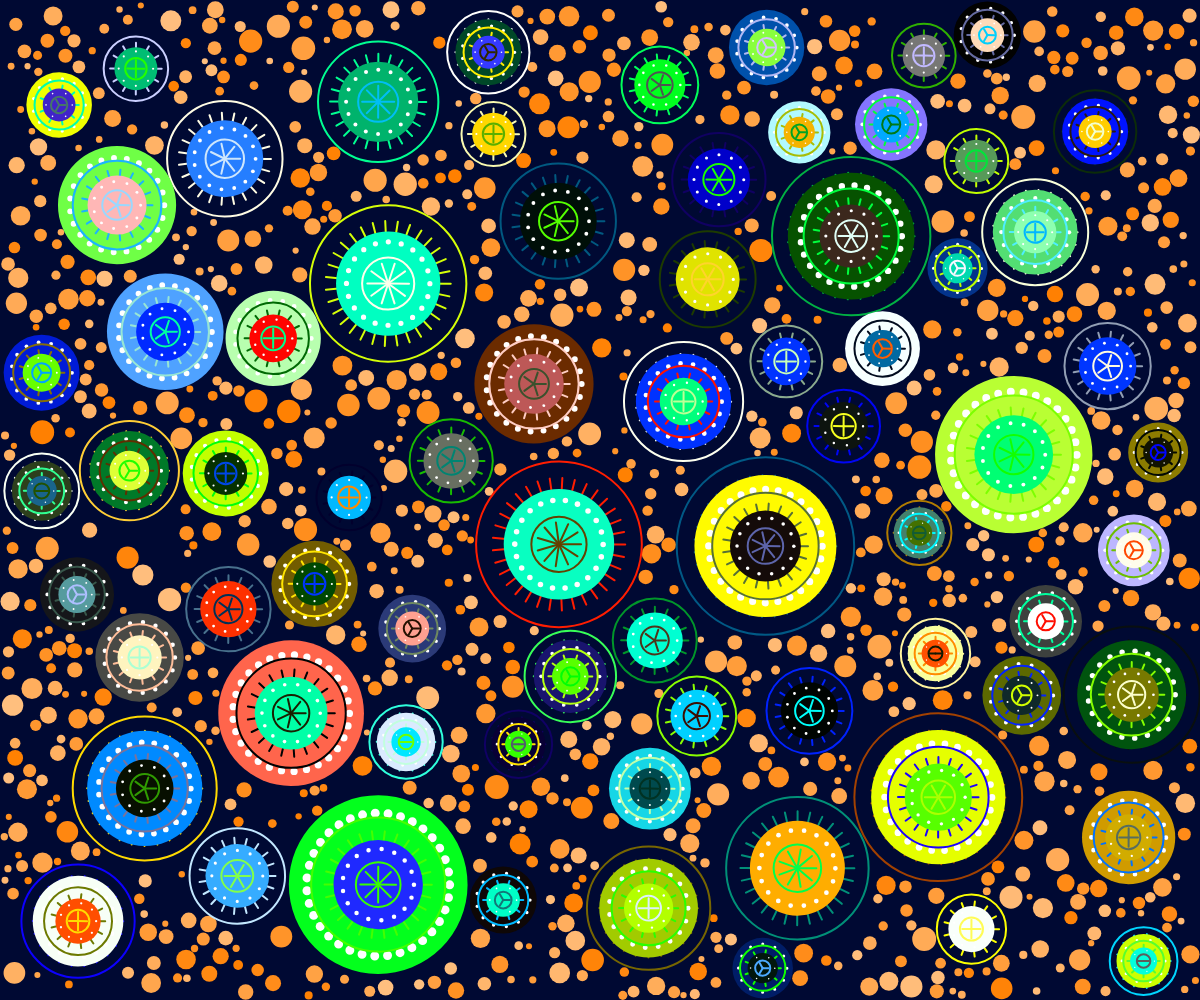
Frame 1 (no input)
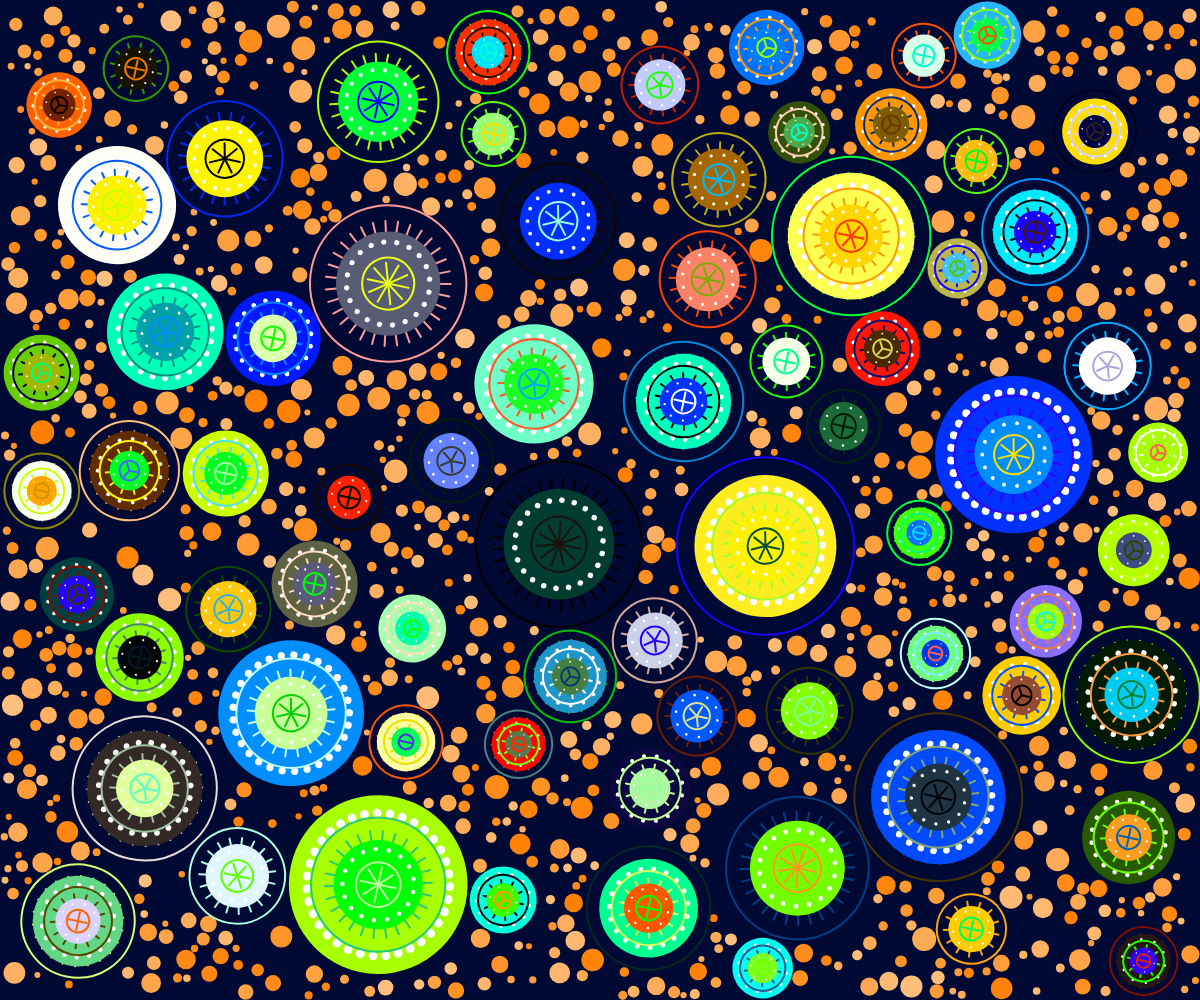
Frame 60 (no input)
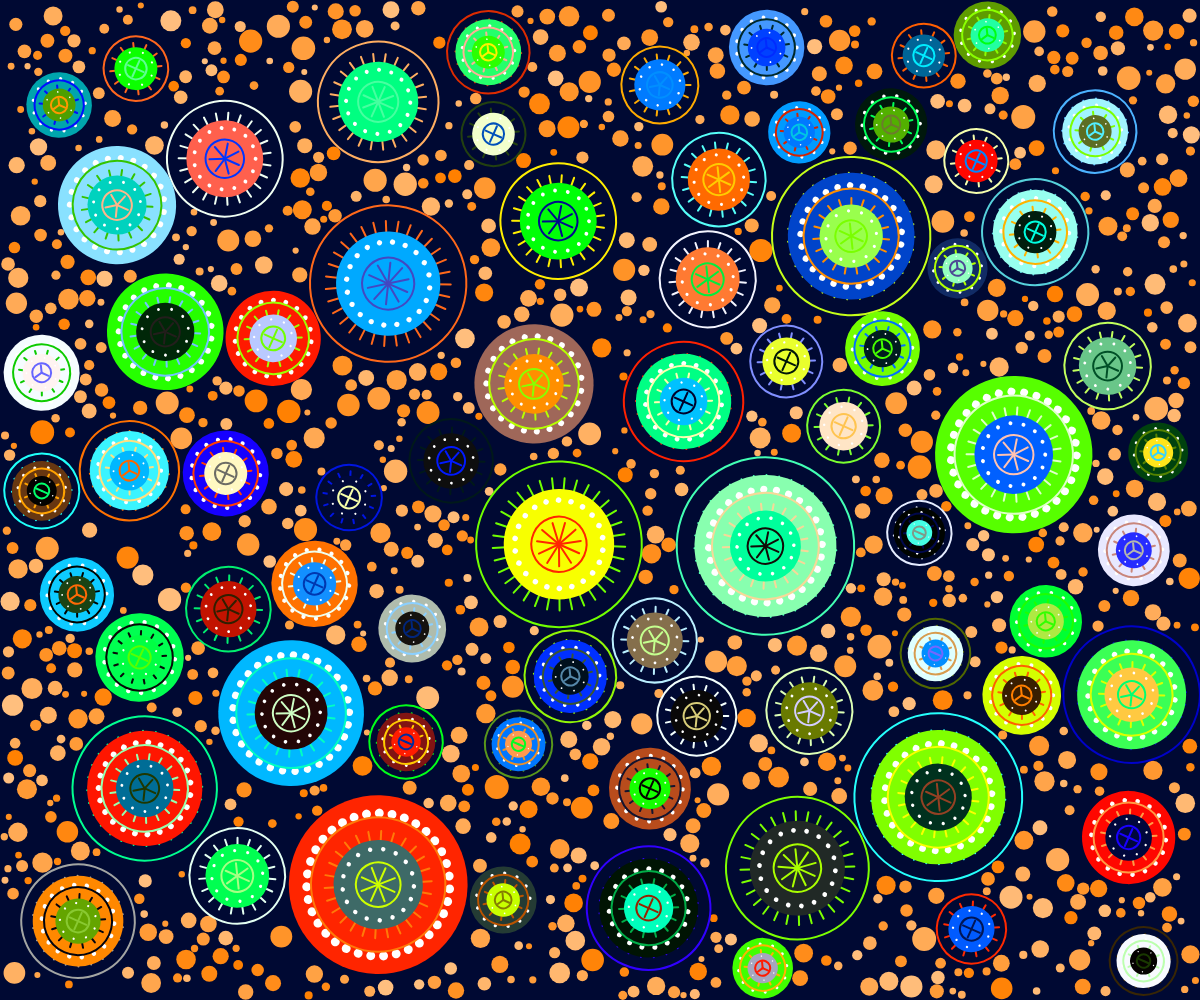
Frame 120 (the mouse pressed at the canvas centre since frame 60)

The p5.js sketch that drew these frames (run headless with seeded random() and noise() and a simulated clock; from frame 60 on, the mouse is pressed at the canvas centre):

// p5.js sketch
// ── sketch.js
// --- Global Variables ---
let circles = [];  // store circle pattern
let beads = [];  //  store the beads
let maxBead = 5000; // set max beads
let maxCircle = 1000; // set max circles

// --- Setup ---
function setup() {
  createCanvas(windowWidth, windowHeight);
  angleMode(DEGREES);
  colorMode(HSB); // Set colour mode to HSB
  initialisePatterns(); // call function for the circles and the beads
}

// --- Initialize big circles and beads from the classes ---

// Learned about while loop from the coding train example
//https://thecodingtrain.com/tracks/code-programming-with-p5-js/code/4-loops/1-while-for

// Learned about circlepacking from happy coding
//https://happycoding.io/tutorials/p5js/creating-classes/circle-packing

//chatgpt was used to help troubleshoot the circle packing formula, since it initially would not run properly

// big circles
function initialisePatterns() {
  let attempts = 0; // starting point for generation
  
  // Use a while loop to keep creating circles until the maximum is reached
  while (attempts < maxCircle) { 
    let size = random(width * 0.05, width * 0.15); // Set random size relative to canvas width
    let x = random(size / 2, width - size / 2); // Random x position
    let y = random(size / 2, height - size / 2); // Random y position

    // Check for circle overlap
    let overlapping = false;
    for (let other of circles) {
      let d = dist(x, y, other.x, other.y); // calculates distance between the circles
      if (d < (size / 2 + other.size / 2)) { // checks for overlap based on combined radius
        overlapping = true;
        break;
      }
    }
    
    // keep adding circles until it overlaps
    if (!overlapping) {
      circles.push(new CirclePattern(x, y, size));
    }
    
    attempts++;
  }

  // Now for the beads!
  // Create small beads that avoid the main circles and each other
  attempts = 0;
  while (attempts < maxBead) { 
    let beadSize = random(width * 0.005, width * 0.02); // random bead size relative to canvas size
    let x = random(beadSize / 2, width - beadSize / 2); // random x position
    let y = random(beadSize / 2, height - beadSize / 2); // random y position

    // Check if the bead overlaps with any main circles or other beads
    let overlapping = false;
    for (let circle of circles) {
      let d = dist(x, y, circle.x, circle.y); // distance between bead and each main circle
      if (d < (beadSize / 2 + circle.size / 2)) {
        overlapping = true;
        break;
      }
    }
    for (let bead of beads) {
      let d = dist(x, y, bead.x, bead.y);
      if (d < (beadSize / 2 + bead.size / 2)) {
        overlapping = true;
        break;
      }
    }

    // Add bead to array if it doesn’t overlap
    if (!overlapping) {
      beads.push(new Bead(x, y, beadSize));
    }

    attempts++;
  }
}

// --- Draw Function ---
function draw() {
  background(230, 100, 20); // Set background to a dark blue colour

  // Draw each bead
  for (let bead of beads) {
    bead.display(); // display the beads
  }

  // Draw each circle
  for (let circle of circles) {
    circle.display(); // display the circles
  }
}

// --- CirclePattern Class ---
class CirclePattern {
  constructor(x, y, size) {
    this.x = x; // x-coordinate
    this.y = y; // y-coordinate
    this.size = size; // Diameter of the main circle
    this.numLayers = int(random(3, 6)); //random number of layers
  }

 //display the circles that alternate between lines and circles
  display() {
    push(); // Save transformation
    translate(this.x, this.y); // Move origin to centre of circle
    rotate(frameCount * 0.2); // Rotate based on time

    // Draw each layer from outside to inside
    for (let i = this.numLayers; i > 0; i--) {
      let layerSize = (this.size / this.numLayers) * i; //decide layer diameter
      let col = color(random(255), random(255), random(255)); // assign random colour for each layer
      
      // alternate between lines and dots
      if (i % 2 == 0) {
        this.drawDots(layerSize, col); // Even layers: draw dots
      } else {
        this.drawLines(layerSize, col); // Odd layers: draw lines
      }
    }
    
    pop(); // Restore transformation
  }

// Chatgpt was used to calculate the distribution of lines and dots inside each layer using methods

  // method to draw dots around the circumference of each layer
  drawDots(size, col) {
    fill(col); // Set fill colour for base circle
    noStroke();
    ellipse(0, 0, size); // Draw the base circle

    let numDots = int(size / 5); // Number of dots based on layer size
    let dotRadius = size / 20; // Radius of each dot

    fill(255); // Set dot colour to white
    for (let i = 0; i < numDots; i++) {
      let angle = map(i, 0, numDots, 0, 360); // Distribute dots evenly in a circle
      let x = cos(angle) * size / 2.5; // x-coordinate for each dot
      let y = sin(angle) * size / 2.5; // y-coordinate for each dot
      ellipse(x, y, dotRadius); // Draw the dot
    }
  }

  // Method to draw lines from centre of circle
  drawLines(size, col) {
    stroke(col); // Set stroke colour
    strokeWeight(2);
    noFill();
    ellipse(0, 0, size); // Draw the base circle

    let numLines = int(size / 5); // Number of lines based on layer size
    for (let i = 0; i < numLines; i++) {
      let angle = map(i, 0, numLines, 0, 360); // use map to distribute lines evenly
      let x = cos(angle) * size / 2.5; // x coordinate endpoints
      let y = sin(angle) * size / 2.5; // y coordinate endpoints
      line(0, 0, x, y); // Draw line from centre to edge
    }
  }
}


// --- Bead Class ---
class Bead {
  constructor(x, y, size) {
    this.x = x; // x of bead centre
    this.y = y; // y of bead centre
    this.size = size; // diameter
    this.color = color(30, random(50, 100), 100); // set bead colour to orange
  }

  // Display the bead as a filled circle
  display() {
    fill(this.color); // Set fill
    noStroke();
    ellipse(this.x, this.y, this.size); // draw the bead
  }
}

// make the whole thing resizable and scalable
function windowResized() {
  resizeCanvas(windowWidth, windowHeight);
  circles = []; // clear circles
  beads = []; // clear beads
  initialisePatterns(); // regenerate patterns
}
